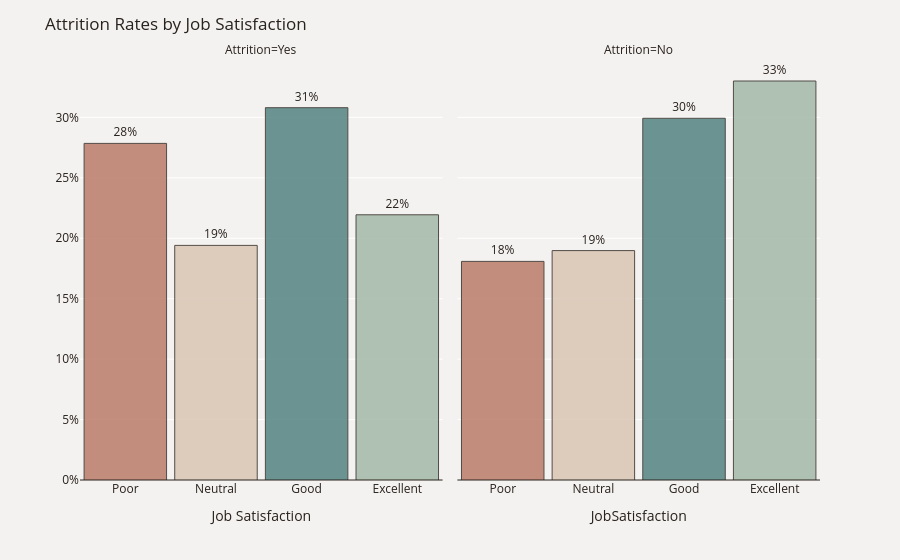

The notebook cell saved with this chart:
### Markdown cell above
Among women with the highest rated work life balance, 1 out of 4 left the company, the highest proportion among the ratings for women. For men, the highest proportion occurred in those with the lowest work life balance.

### Code cell
plot_df = data.groupby(['Attrition'])['JobSatisfaction'].value_counts(normalize=True)
plot_df = plot_df.mul(100).rename('Percent').reset_index().sort_values('JobSatisfaction')
plot_df.JobSatisfaction=pd.Categorical(plot_df.JobSatisfaction).rename_categories(
    {1:'Poor', 2:'Neutral', 3:'Good', 4:'Excellent'})
fig = px.bar(plot_df, x='JobSatisfaction', y='Percent', text='Percent', opacity=0.8,
             facet_col="Attrition", category_orders={"Attrition": ["Yes", "No"]})
fig.update_traces(texttemplate='%{text:.2s}%', textposition='outside', 
                  marker_color=['#B6735F', '#D7C2B0', '#497B7A', '#9EB5A3'],
                  marker_line=dict(width=1, color='#28221D'))
fig.update_yaxes(title="",zeroline=True, zerolinewidth=1, zerolinecolor='#28221D', ticksuffix='%')
fig.update_layout(title_text='Attrition Rates by Job Satisfaction', bargap=.09,font_color='#28221D',
                  xaxis_title='Job Satisfaction',paper_bgcolor='#F4F2F0', plot_bgcolor='#F4F2F0')
fig.show()

### Figure 1 — Plotly figure (JSON) as saved in the notebook; plotly's stock layout.template omitted (floating-point values rounded to 4 significant figures)
{"data": [{"hovertemplate": "Attrition=Yes<br>JobSatisfaction=%{x}<br>Percent=%{text}<extra></extra>", "legendgroup": "", "marker": {"color": ["#B6735F", "#D7C2B0", "#497B7A", "#9EB5A3"], "line": {"color": "#28221D", "width": 1}, "opacity": 0.8, "pattern": {"shape": ""}}, "name": "", "orientation": "v", "showlegend": false, "text": [27.85, 19.41, 30.8, 21.94], "textposition": "outside", "texttemplate": "%{text:.2s}%", "type": "bar", "x": ["Poor", "Neutral", "Good", "Excellent"], "xaxis": "x", "y": [27.85, 19.41, 30.8, 21.94], "yaxis": "y"}, {"hovertemplate": "Attrition=No<br>JobSatisfaction=%{x}<br>Percent=%{text}<extra></extra>", "legendgroup": "", "marker": {"color": ["#B6735F", "#D7C2B0", "#497B7A", "#9EB5A3"], "line": {"color": "#28221D", "width": 1}, "opacity": 0.8, "pattern": {"shape": ""}}, "name": "", "orientation": "v", "showlegend": false, "text": [18.09, 18.98, 29.93, 33.01], "textposition": "outside", "texttemplate": "%{text:.2s}%", "type": "bar", "x": ["Poor", "Neutral", "Good", "Excellent"], "xaxis": "x2", "y": [18.09, 18.98, 29.93, 33.01], "yaxis": "y2"}], "layout": {"annotations": [{"font": {}, "showarrow": false, "text": "Attrition=Yes", "x": 0.245, "xanchor": "center", "xref": "paper", "y": 1, "yanchor": "bottom", "yref": "paper"}, {"font": {}, "showarrow": false, "text": "Attrition=No", "x": 0.755, "xanchor": "center", "xref": "paper", "y": 1, "yanchor": "bottom", "yref": "paper"}], "bargap": 0.09, "barmode": "relative", "font": {"color": "#28221D"}, "legend": {"tracegroupgap": 0}, "margin": {"t": 60}, "paper_bgcolor": "#F4F2F0", "plot_bgcolor": "#F4F2F0", "title": {"text": "Attrition Rates by Job Satisfaction"}, "xaxis": {"anchor": "y", "domain": [0, 0.49], "title": {"text": "Job Satisfaction"}}, "xaxis2": {"anchor": "y2", "domain": [0.51, 1], "matches": "x", "title": {"text": "JobSatisfaction"}}, "yaxis": {"anchor": "x", "domain": [0, 1], "ticksuffix": "%", "title": {"text": ""}, "zeroline": true, "zerolinecolor": "#28221D", "zerolinewidth": 1}, "yaxis2": {"anchor": "x2", "domain": [0, 1], "matches": "y", "showticklabels": false, "ticksuffix": "%", "title": {"text": ""}, "zeroline": true, "zerolinecolor": "#28221D", "zerolinewidth": 1}}}
